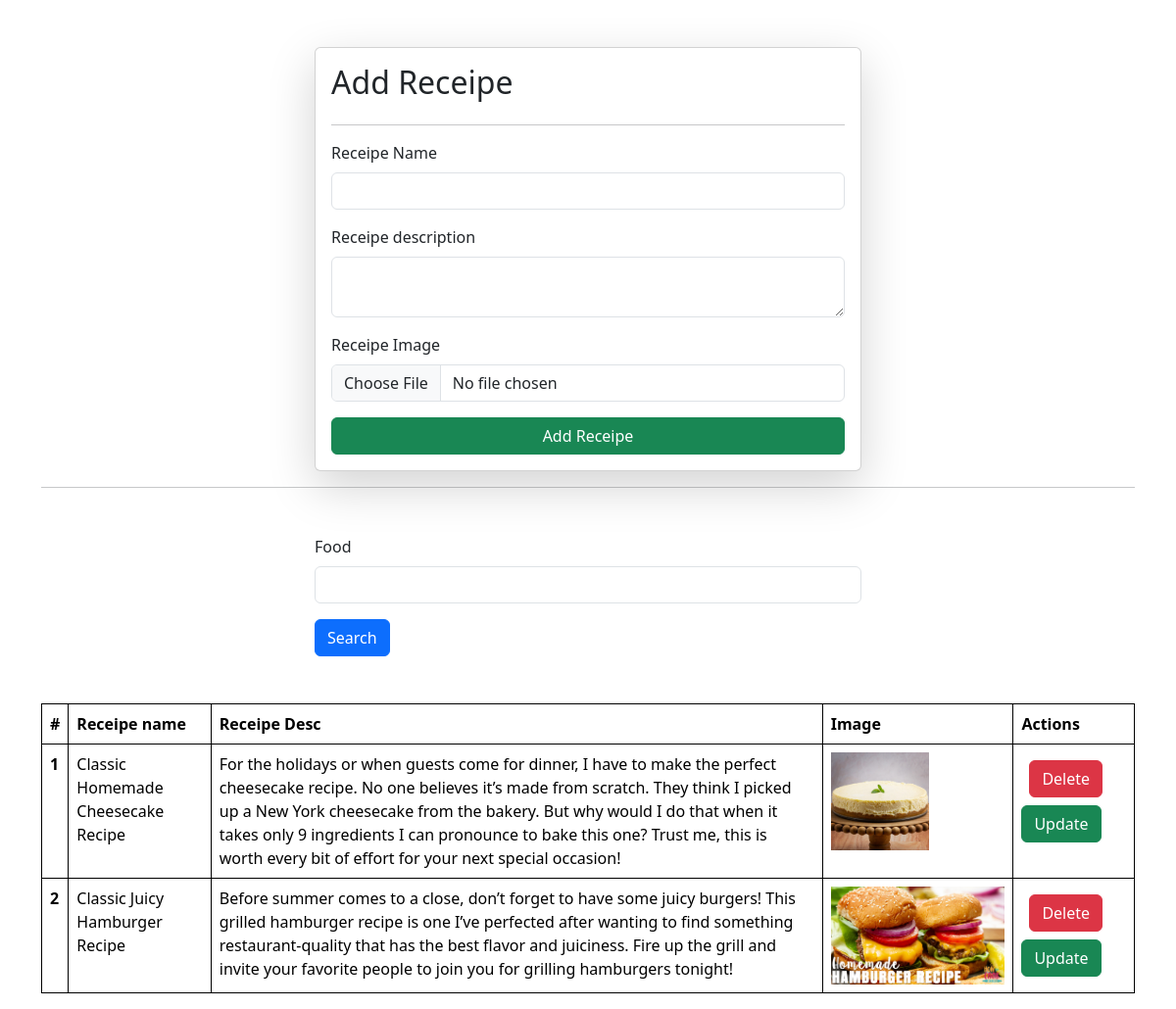
The app's page /receipes/, older data.
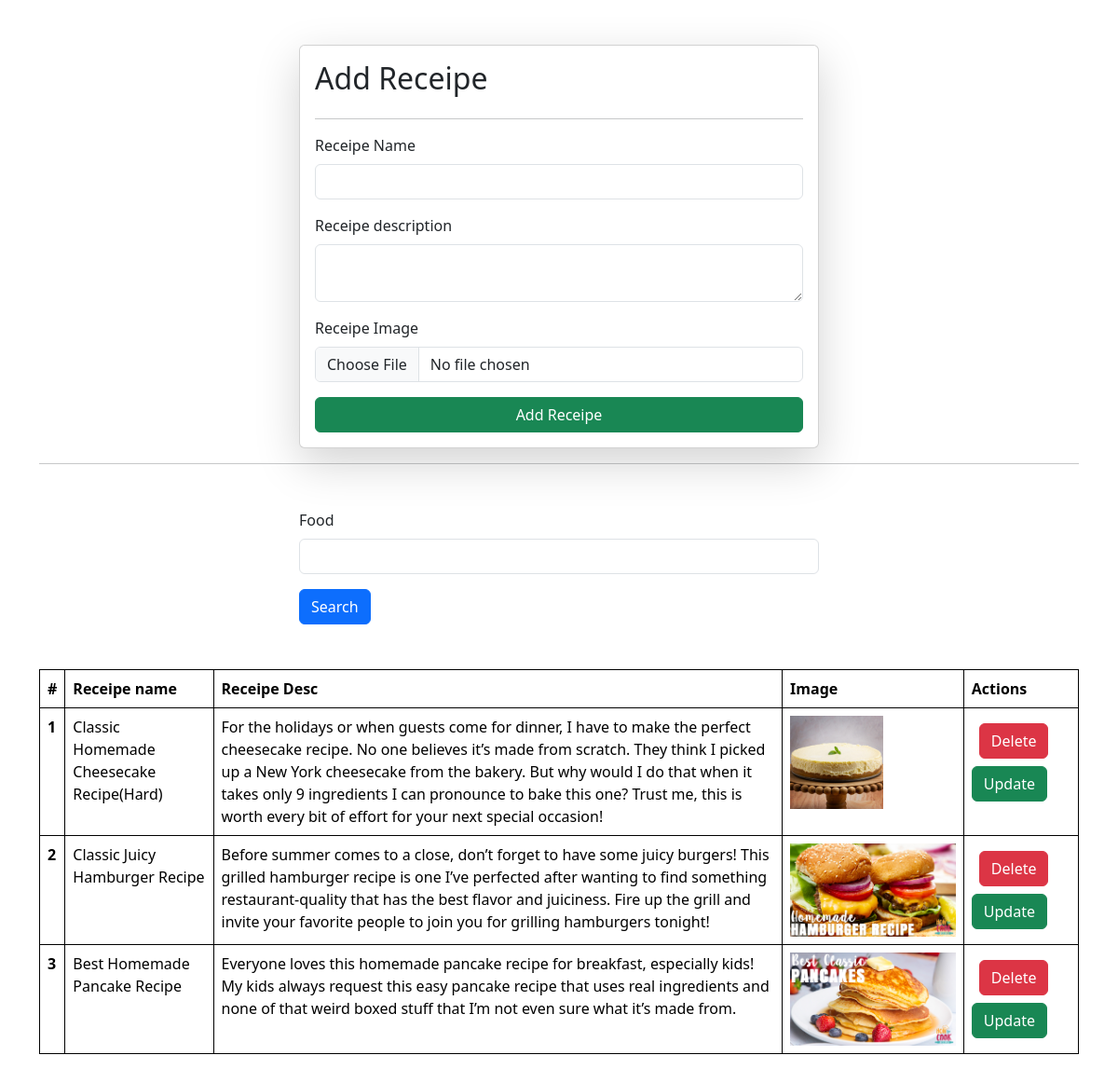
The same page, newer data.
### vege/models.py (models this page shows)
class Receipe(models.Model):
    user = models.ForeignKey(User, on_delete=models.SET_NULL , null = True , blank=True)
    receipe_name = models.CharField(max_length=100)
    receipe_description = models.TextField()
    receipe_image = models.ImageField(upload_to="receipe")

### vege/views.py (the view, shortened to what this page needs)
# urls.py: path('receipes/', receipes, name="receipes"),
def receipes(request):
    queryset = Receipe.objects.all()
    if request.GET.get('search'):
        queryset =queryset.filter(receipe_name__icontains = request.GET.get('search'))
    context = {'receipes': queryset}
    return render(request, 'vege/receipes.html', context)

### vege/templates/vege/receipes.html (shortened to what this page needs)
{% extends "home/base.html" %}
{% block start %}
<div class = "container mt-5">
     <form class="col-6 mx-auto card p-3 shadow-lg" method="post" enctype="multipart/form-data">
  <h2>Add Receipe</h2>
  <hr>
  <div class="mb-3">
    <label for="exampleInputEmail1" class="form-label">Receipe Name</label>
    <input name="receipe_name" required type="text" class="form-control">
  </div>
  <div class="mb-3">
    <label for="exampleInputPassword1"class="form-label">Receipe description</label>
    <textarea class="form-control" name="receipe_description" required></textarea>
  </div>
  <div class="mb-3">
    <label for="exampleInputPassword1" class="form-label">Receipe Image</label>
    <input name="receipe_image" type="file" class="form-control">
  </div>
  <button type="submit" class="btn btn-success">Add Receipe</button>
       </form>
       <hr>
      <div class="mt-5">
        <div class="mx-auto col-6">
          <form>
          <div class="mb-3">
            <label for="exampleInputEmail1" class="form-label"><Search >Food</label>
            <input name="search" type="text" class="form-control">
         </div>
         <button type="submit" class="btn btn-primary">Search</button>
        </form>
        </div>
      </div>
      <table class="table mt-5">
  <thead>
    <tr>
      <th scope="col">#</th>
      <th scope="col">Receipe name</th>
      <th scope="col">Receipe Desc</th>
      <th scope="col">Image</th>
      <th scope="col">Actions</th>
    </tr>
  </thead>
  <tbody>
    {% for receipe in receipes %}
    <tr>
      <th scope="row">{{forloop.counter}}</th>
      <td>{{receipe.receipe_name}}</td>
      <td>{{receipe.receipe_description}}</td>
      <td>
        <img src="/media/{{receipe.receipe_image}}" style="height : 100px"></td>
        <td>
          <a href="/delete-receipe/{{receipe.id}}/" class="btn btn-danger m-2">Delete</button>
          <a href="/update-receipe/{{receipe.id}}/" class="btn btn-success">Update</button>
          </td>
    </tr>
    {% endfor %}
  </tbody>
</table>
</div>
    {% endblock %}

### home/templates/home/base.html (shortened to what this page needs)
<!DOCTYPE html>
<html lang="en">
<head>
    <link href="https://cdn.jsdelivr.net/npm/bootstrap@5.3.7/dist/css/bootstrap.min.css" rel="stylesheet">
</head>
<body>
    {% block start %}
    {% endblock %}
</body>
</html>

### home/templates/home/base.html (style rules this page uses)
table, th, td { border: 1px solid black; }

Row changes from the older to the newer data that the page shows:
changed Receipe: receipe_name "Classic Homemade Cheesecake Recipe" → "Classic Homemade Cheesecake Recipe(Hard)"
added Receipe: receipe_name "Best Homemade Pancake Recipe", receipe_description "Everyone loves this homemade pancake recipe for breakfast, especially kids! My kids always request this easy pancake recipe that uses real ingredients and none of that weird boxed stuff that I’m not even sure what it’s made from.", receipe_image (picture)
